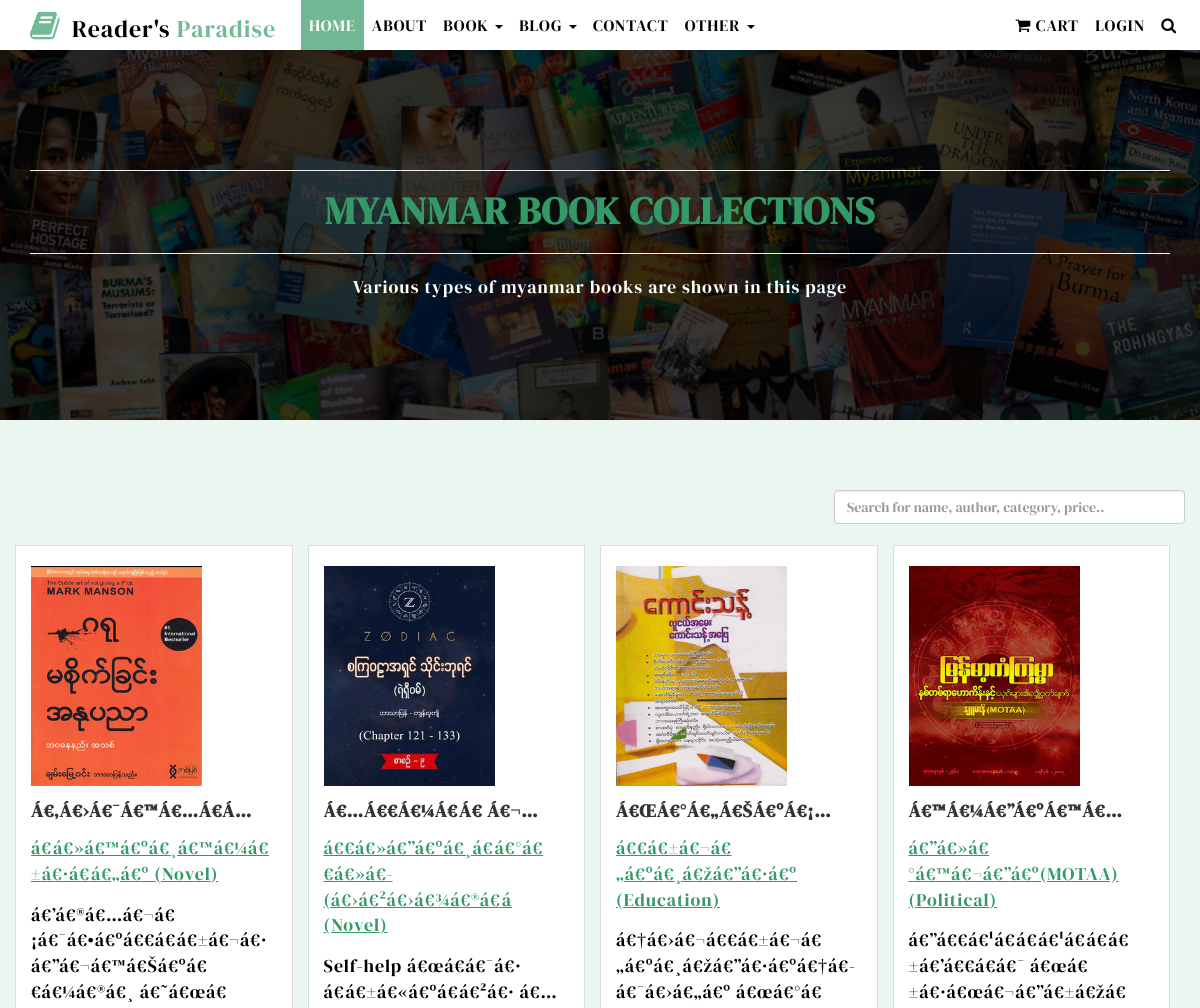
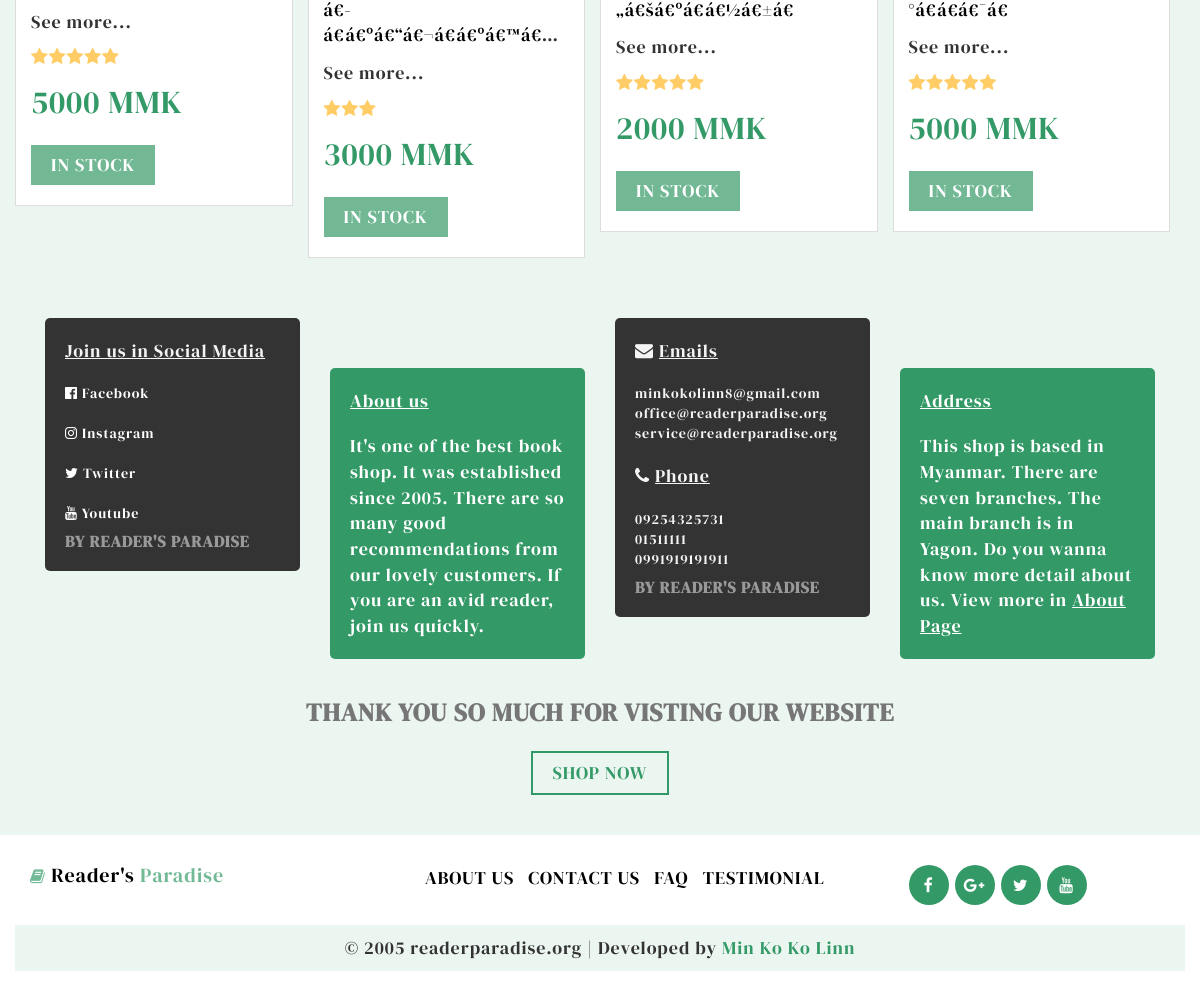
The app's page /myanmarbook.php with its own data (2 pictures, top to bottom).
### tables this page shows
CREATE TABLE `book` (
  `bookId` int(11) NOT NULL,
  `bookName` varchar(80) DEFAULT NULL,
  `bookType` varchar(15) DEFAULT NULL,
  `bookcategoryId` int(11) DEFAULT NULL,
  `author` varchar(50) DEFAULT NULL,
  `price` int(11) DEFAULT NULL,
  `quantity` int(11) DEFAULT NULL,
  `ratingstar` int(11) DEFAULT NULL,
  `description` text,
  `bookcoverimg` varchar(50) DEFAULT NULL
);

CREATE TABLE `bookcategory` (
  `bookcategoryId` int(11) NOT NULL,
  `bookcategoryName` varchar(60) DEFAULT NULL
);

### myanmarbook.php (the view, shortened to what this page needs)
<?php
	include('header.php');
 ?>
<section id="center" class="clearfix center_shop" style="background-image: url(image/burmabook.jpg); background-position: center; background-size: cover;">
 <div class="container">
  <div class="row">
   <div class="center_shop_1 text-center clearfix">
    <div class="col-sm-12"><hr>
	 <h2 class="mgt col_1">Myanmar Book Collections</h2><hr>
	 <p style="color: white;">Various types of myanmar books are shown in this page</p><br>
	</div>
   </div>
  </div>
 </div>
</section>
<section id="product">
 <div class="container">
  <div class="row">
		<div class="product_2 clearfix">
			<input id="myInput" onkeyup="myFunction()" type="text" placeholder="Search for name, author, category, price.." class="form-control" style="width:30%; float: right;">
			<br><br>
			<ul id="myUL">
				<?php
					$selectbook="SELECT * from book where bookType='Myanmar'";
					$runselectbook=mysqli_query($connection,$selectbook);
					$countofbook=mysqli_num_rows($runselectbook);
					if ($countofbook>0) {
						for ($i=0; $i <$countofbook ; $i++) {
							$dataofbook=mysqli_fetch_array($runselectbook);
							$bookid=$dataofbook['bookId'];
							$catid=$dataofbook['bookcategoryId'];
							$selectcat="SELECT bookcategoryName from bookcategory where bookcategoryId='$catid'";
							$runselectcat=mysqli_query($connection,$selectcat);
							$dataofcat=mysqli_fetch_array($runselectcat);
												echo "
						<li><a href='#'><p style='display:none;'>".$dataofbook['bookName']."</p>
						<p style='display:none;'>".$dataofcat['bookcategoryName']."</p>
						<p style='display:none;'>".$dataofbook['author']."</p>
						<p style='display:none;'>".$dataofbook['price']."</p>
				<div class='col-sm-3 space_left' >
					<div class='arriv_2m clearfix'>
					  <div class='arriv_2m1 clearfix'>
						<a href='bookdetail.php?bdid=$bookid'><img src='admin/".$dataofbook['bookcoverimg']."' alt='abc' class='iw' style='height:220px; width:auto;'></a>
					  </div>
					  <div class='arriv_2m3 clearfix'>
					   <h5 class='bold' style='width:90%; white-space:nowrap; overflow:hidden; text-overflow:ellipsis;'>".$dataofbook['bookName']."</h5>
					   <p style='color:#339966;'><u>".$dataofbook['author']." (".$dataofcat['bookcategoryName'].")</u></p>
					   <p style='height:100px; overflow:hidden; text-overflow:ellipsis;'><a href='bookdetail.php?bdid=$bookid'>".$dataofbook['description']."</a></p><p>See more...</p>
					   <span class='span_1'>
					   ";
					   for ($j=0; $j <$dataofbook['ratingstar'] ; $j++) {
					   		 echo "<i class='fa fa-star'></i>";
					   }
					   echo "
					   </span>
					   <h3 class='normal'>
					   <span class='span_3 col_1'> ".$dataofbook['price']." MMK</span>
					   </h3>";
					   if ($dataofbook['quantity']>0) {
					   	echo "
					   <h5><a class='button' href='#'>In stock</a></h5>";
					   }else{
					   	echo "
					   <h5><a class='button' href='#'>Out of stock</a></h5>";
					   }
					   echo "
					  </div>
					</div>
				</div>
				</a></li>
					";
						}
					}
				 ?>
				</ul>
		</div>
  </div>
 </div>
</section>
<?php
	include('footer.php');
 ?>

### css/global.css (style rules this page uses)
body { font-family: 'DM Serif Display', serif; letter-spacing:1px; }
h1,h2,h3,h4,h5,h6 { padding:0; margin:0; text-transform:uppercase; }
a { color:#000; }
ul { padding:0; margin:0; list-style:none; margin-top:15px; }
li { font-size:18px; }
p { padding:0; margin:0; font-size:18px; margin-top:15px; }
h2 { font-size:38px; margin-top:15px; font-weight:bold; }
h3 { font-size:32px; margin-top:15px; font-weight:bold; }
h5 { font-size:18px; margin-top:15px; }
.space_left { padding-left:0; }
.iw { width:100%; }
.button { background:#339966b0; display:inline-block; color:#fff; padding:10px 20px 10px 20px!important; margin-top:10px; }
.mgt { margin-top:0!important; }
.bold { font-weight:bold; }
.normal { font-weight:100!important; }
.col_1 { color:#339966; }
.arriv_2m3 .span_1 { color: #FFCC66; display: block; margin-top: 10px; }
.arriv_2m { background:#33996617; padding:20px 15px; }

### css/index.css (style rules this page uses)
.arriv_2m3 .span_1 { color: #FFCC66; display: block; margin-top: 10px; }
.arriv_2m { border:1px solid #ddd; padding:20px 15px; }

### css/about.css (style rules this page uses)
.center_shop { padding-top:100px; padding-bottom:100px; background:#33996621; }

### css/contact.css (style rules this page uses)
.center_shop { padding-top:100px; padding-bottom:100px; background:#33996621; }

### css/product.css (style rules this page uses)
.center_shop { padding-top:100px; padding-bottom:100px; background:#33996621; }
#product { padding-top:40px; padding-bottom:20px; background:#33996617; }
.product_2 { margin-top:30px; }
.arriv_2m3 .span_1 { color: #FFCC66; display: block; margin-top: 10px; }
.arriv_2m { background: #fff; padding:20px 15px; }

### css/detail.css (style rules this page uses)
.center_shop { padding-top:100px; padding-bottom:100px; background:#33996621; }

### css/blog.css (style rules this page uses)
.center_shop { padding-top:100px; padding-bottom:100px; background:#33996621; }

### css/blog_detail.css (style rules this page uses)
.center_shop { padding-top:100px; padding-bottom:100px; background:#33996621; }

### css/checkout.css (style rules this page uses)
.center_shop { padding-top:100px; padding-bottom:100px; background:#33996621; }

### css/cart.css (style rules this page uses)
.center_shop { padding-top:100px; padding-bottom:100px; background:#33996621; }

### header.php (style rules this page uses)
html { scroll-behavior: smooth; }

### records on screen
book: bookcoverimg (picture), bookName "Á€‚Á€›Á€¯Á€™Á€…Á€­…", author "á€á€»á€™á€ºá€¸á€™á€¼á€±á€·á€á€„á€º", bookcategoryId.bookcategoryName "Novel", description "á€’á€®á€…á€¬á€¡á€¯á€•á€ºá€€á€á€±á€¬á…", ratingstar 5 (drawn), price "5000", quantity "IN STOCK"
book: bookcoverimg (picture), bookName "Á€…Á€€Á€¼Á€Á€ Á€¬…", author "á€€á€»á€”á€ºá€¸á€á€°á€€á€»á€­(á€›á€²á€›á€¾á€®á€á", bookcategoryId.bookcategoryName "Novel", description "Self-help á€œá€­á€¯á€· á€á€±á€«á€ºá€á€²á€· á€…", ratingstar 3 (drawn), price "3000", quantity "IN STOCK"
book: bookcoverimg (picture), bookName "Á€ŒÁ€°Á€„Á€ŠÁ€ºÁ€¡…", author "á€€á€±á€¬á€„á€ºá€¸á€žá€”á€·á€º", bookcategoryId.bookcategoryName "Education", description "á€†á€›á€¬á€€á€±á€¬á€„á€ºá€¸á€žá€”á€·á€ºá€†á…", ratingstar 5 (drawn), price "2000", quantity "IN STOCK"
book: bookcoverimg (picture), bookName "Á€™Á€¼Á€”Á€ºÁ€™Á€…", author "á€”á€»á€°á€™á€¬á€”á€º(MOTAA)", bookcategoryId.bookcategoryName "Political", description "á€”á€€á€¹á€á€á€¹á€á€á€±á€’á€€á€­á€¯ á€œá€±á€·á€œá€¬á€”á€±á€žá€°á€á€­á€¯á€„á€ºá€¸á€”á€²á€· á€™á€¼á€”á€ºá€™á€¬á€…", ratingstar 5 (drawn), price "5000", quantity "IN STOCK"
